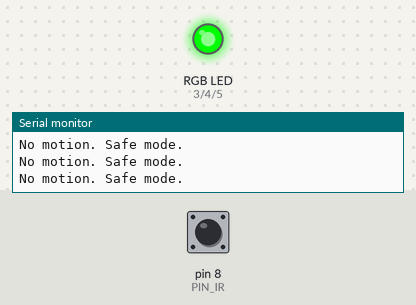
Simulated run of this sketch. Board: Arduino Uno, built with avr-gcc and run on an emulated ATmega328P. Shown: an RGB LED mixed from three pins (HIGH = lit), the last lines printed to the serial monitor. Dashed ring = blinking. Inputs (shaded band) come from the test bench; at power-on: pin 8 (PIN_IR) HIGH.

Above: at 1.2 s.
1.3 s: pin 8 (PIN_IR) driven LOW
At 1.48 s:
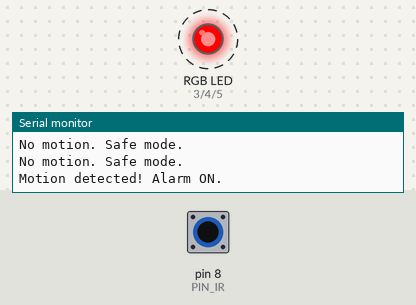
4.3 s: pin 8 (PIN_IR) driven HIGH
At 5.7 s:
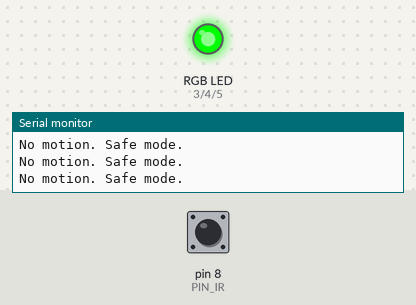
7.3 s: pin 8 (PIN_IR) pulsed LOW 2 times (0.12 s each, 0.3 s apart)
At 7.78 s:
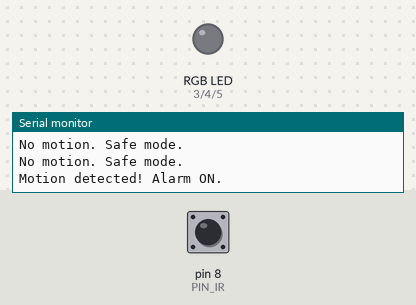
10.9 s: pin 8 (PIN_IR) pulsed LOW 5 times (0.12 s each, 0.3 s apart)
At 13.2 s:
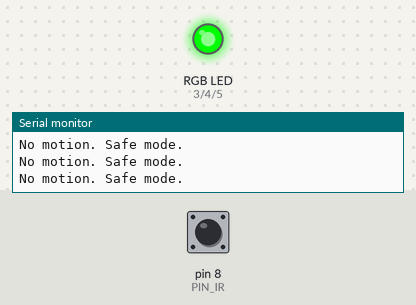
Timing chart, 0 to 14.7 s (numbered marks = the images above; inputs shaded):
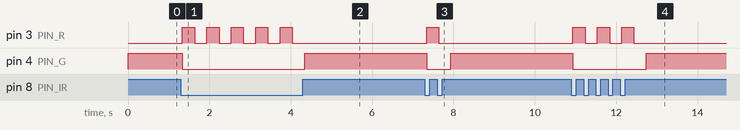

Measured:
- after the input at 1.3 s, pin 3 (PIN_R): alternates HIGH for 0.30 s and LOW for 0.30 s, starting at once; pin 4 (PIN_G): HIGH → LOW at once
- after the input at 4.3 s, pin 3 (PIN_R): stops changing and stays LOW; pin 4 (PIN_G): LOW → HIGH at once
- after the input at 7.3 s, pin 3 (PIN_R): LOW → HIGH at once, → LOW 0.30 s later; pin 4 (PIN_G): HIGH → LOW at once, → HIGH 0.60 s later
- after the input at 10.9 s, pin 3 (PIN_R): alternates HIGH for 0.30 s and LOW for 0.30 s, 6 changes in all, then stays LOW, starting at once; pin 4 (PIN_G): HIGH → LOW at once, → HIGH 1.8 s later

The sketch:

04_Motion_Activated_Alarm_RGB_sensor.ino
```cpp
/*
  Motion-Activated Alarm (IR Sensor + RGB LED)
  --------------------------------------------
  Hardware:
    - IR Sensor OUT -> D8
    - RGB LED (common cathode):
        R -> D3 (with 220Ω resistor)
        G -> D4 (with 220Ω resistor)
        B -> D5 (with 220Ω resistor)
        Common cathode -> GND

  Behavior:
    - If motion detected -> Blink RED alarm
    - If no motion -> Show GREEN safe light

  Notes:
    - Some IR modules output LOW when motion/obstacle is detected.
    - Adjust code if your sensor outputs inverted logic.
*/

//// ----- Pin Setup -----
const int PIN_IR = 8;  // IR sensor signal pin
const int PIN_R  = 3;  // Red channel of RGB LED
const int PIN_G  = 4;  // Green channel of RGB LED
const int PIN_B  = 5;  // Blue channel of RGB LED

void setup() {
  pinMode(PIN_IR, INPUT);
  pinMode(PIN_R, OUTPUT);
  pinMode(PIN_G, OUTPUT);
  pinMode(PIN_B, OUTPUT);

  Serial.begin(9600);
  Serial.println("Motion-Activated Alarm started...");
}

void loop() {
  // 1) Read IR sensor
  int motion = digitalRead(PIN_IR);

  // 2) Decide what to do
  if (motion == LOW) {
    // Motion detected (for most modules LOW = detected)
    Serial.println("Motion detected! Alarm ON.");
    blinkRed();
  } else {
    // No motion
    Serial.println("No motion. Safe mode.");
    showGreen();
  }
}

// --- Helper Functions ---

// Blink red (alarm)
void blinkRed() {
  digitalWrite(PIN_R, HIGH);   // Red ON
  digitalWrite(PIN_G, LOW);
  digitalWrite(PIN_B, LOW);
  delay(300);

  digitalWrite(PIN_R, LOW);    // Red OFF
  delay(300);
}

// Show green (safe)
void showGreen() {
  digitalWrite(PIN_R, LOW);
  digitalWrite(PIN_G, HIGH);   // Green ON
  digitalWrite(PIN_B, LOW);
}
```
